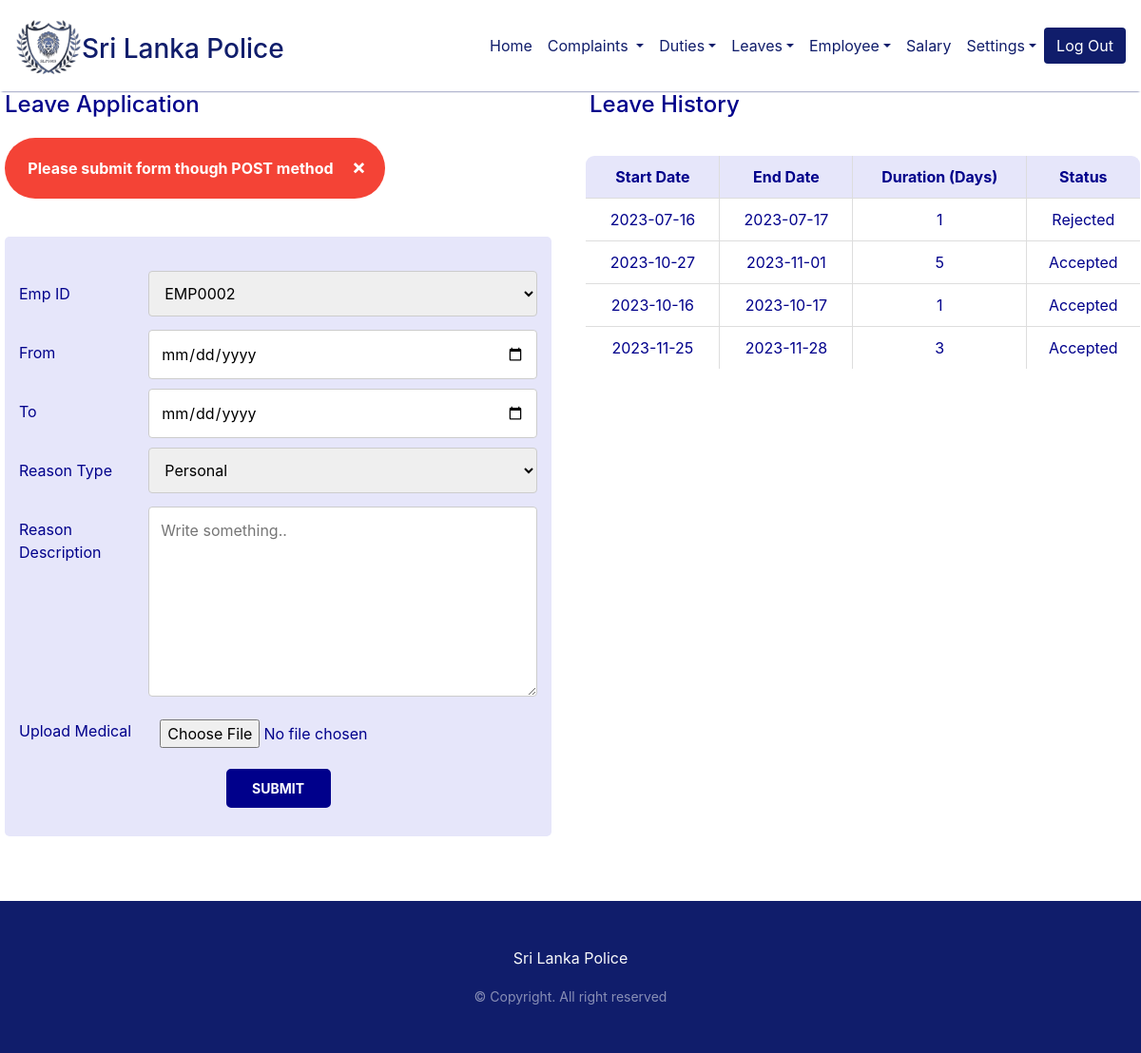
Screenshot of /src/submit-leave-medical.php?message=3 (signed in) with the database file from the repository.
### tables this page shows
CREATE TABLE `leaves` (
  `leaveID` int(11) NOT NULL,
  `empID` varchar(10) NOT NULL,
  `leave_start` date NOT NULL,
  `leave_end` date NOT NULL,
  `reason_type` varchar(50) NOT NULL,
  `reason` varchar(500) DEFAULT NULL,
  `medical` varchar(500) DEFAULT NULL,
  `status` int(11) NOT NULL DEFAULT 2
);

### src/classes/class-leave.php (called while the page is built, shortened)
<?php
class Leave
{
    private $from_date;
    private $to_date;
    public function __construct($emp_id, $from_date, $to_date, $reason_type, $reason_desc, $upload_medical)
    {
        $this->from_date = $from_date;
        $this->to_date = $to_date;
    }
    public function durationCal()
    {
        $start_date = date_create($this->from_date);
        $end_date = date_create($this->to_date);
        $difference = date_diff($start_date, $end_date);
        return ($difference->d);
    }
}
?>

### src/submit-leave-medical.php (the view, shortened to what this page needs)
<?php
require "./classes/class-leave.php";
$dbcon = new DBConnector();
$con = $dbcon->getConnection();
if (isset($_SESSION["user_id"], $_SESSION["role"], $_SESSION["username"]) && ($_SESSION["role"] != "external_ officer")) {
    ?>
    <!doctype html>
    <html lang="en">
    <head>
        <link rel="stylesheet" href="../css/index.css">
        <link rel="stylesheet" href="../css/calculate-salary.css">
        <link rel="stylesheet" href="../css/submit-leave-medical.css">
        <link rel="stylesheet" href="https://cdnjs.cloudflare.com/ajax/libs/font-awesome/4.7.0/css/font-awesome.min.css">
        <link rel="stylesheet" href="https://cdn.jsdelivr.net/npm/bootstrap@4.6.2/dist/css/bootstrap.min.css"
>
    </head>
    <body>
        <?php
        include 'navbar.php';
        ?>
        <div>
            <div class="row mt-5">
                <div class="col-50">
                    <h4 class="h4 mt-5">Leave Application</h4>
                    <?php
                    if (isset($_GET["message"])) {
                        if ($_GET["message"] == 1) {
                            echo "<div class='alert'><span class='closebtn' onclick='this.parentElement.style.display=`none`;'>&times;</span><strong>Successfully Saved!</strong></div>";
                        } elseif ($_GET["message"] == 2) {
                            echo "<div class='error'><span class='closebtn' onclick='this.parentElement.style.display=`none`;'>&times;</span><strong>Error Occurred!</strong></div>";
                        } elseif ($_GET["message"] == 3) {
                            echo "<div class='error'><span class='closebtn' onclick='this.parentElement.style.display=`none`;'>&times;</span><strong>Please submit form though POST method</strong></div>";
                        } elseif ($_GET["message"] == 4) {
                            echo "<div class='error'><span class='closebtn' onclick='this.parentElement.style.display=`none`;'>&times;</span><strong>Please submit form though Submit button</strong></div>";
                        } elseif ($_GET["message"] == 5) {
                            echo "<div class='error'><span class='closebtn' onclick='this.parentElement.style.display=`none`;'>&times;</span><strong>There are empty fields. Please try again.</strong></div>";
                        } elseif ($_GET["message"] == 6) {
                            echo "<div class='error'><span class='closebtn' onclick='this.parentElement.style.display=`none`;'>&times;</span><strong>Please upload your medical report</strong></div>";
                        } elseif ($_GET["message"] == 7) {
                            echo "<div class='error'><span class='closebtn' onclick='this.parentElement.style.display=`none`;'>&times;</span><strong>Your Application is currently in process. Please try again later!</strong></div>";
                        }
                    }
                    ?>
                    <div class="containerx">
                        <form action="apply-leave.php" method="POST" enctype="multipart/form-data">
                            <div class="row">
                                <div class="col-25">
                                    <label for="emp_id">Emp ID</label>
                                </div>
                                <div class="col-75">
                                    <select id="emp_id" name="emp_id" required>
                                        <?php
                                        $emp_id = $_SESSION['user_id'];
                                        ?>
                                        <option value="<?php echo $emp_id; ?>">
                                            <?php echo $emp_id; ?>
                                        </option>
                                    </select>
                                </div>
                            </div>
                            <div class="row">
                                <div class="col-25">
                                    <label for="from_date">From</label>
                                </div>
                                <div class="col-75">
                                    <input type="date" id="from_date" name="from_date" required />
                                </div>
                            </div>
                            <div class="row">
                                <div class="col-25">
                                    <label for="to_date">To</label>
                                </div>
                                <div class="col-75">
                                    <input type="date" id="to_date" name="to_date" required />
                                </div>
                            </div>
                            <div class="row">
                                <div class="col-25">
                                    <label for="reason_type">Reason Type</label>
                                </div>
                                <div class="col-75">
                                    <select id="reason_type" name="reason_type" required>
                                        <option value="Personal">Personal</option>
                                    </select>
                                </div>
                            </div>
                            <div class="row">
                                <div class="col-25">
                                    <label for="reason_desc">Reason Description </label>
                                </div>
                                <div class="col-75">
                                    <textarea id="reason_desc" name="reason_desc" placeholder="Write something.."
                                        style="height:200px" required></textarea>
                                </div>
                            </div>
                            <div class="row">
                                <div class="col-25">
                                    <label for="upload_medical">Upload Medical</label>
                                </div>
                                <div class="col-75">
                                    <input type="file" id="upload_medical" name="upload_medical"
                                        accept="image/jpg, image/jpeg, image/png" />
                                </div>
                            </div>
                            <div class="row">
                                <input type="submit" name="submit" class="btn1 buttons" value="SUBMIT">
                            </div>
                        </form>
                    </div>
                </div>
                <div class="col-50 mt-5">
                    <h4 class="h4">Leave History</h4>
                    <div class="row">
                        <div class="col-md" style="overflow-x: auto;">
                            <table class="table-con">
                                <thead>
                                    <tr>
                                        <th>Start Date</th>
                                        <th>End Date</th>
                                        <th>Duration (Days)</th>
                                        <th>Status</th>
                                    </tr>
                                </thead>
                                <tbody>
                                    <?php
                                    if (isset($_SESSION['username'])) {
                                        $username = $_SESSION['username'];
                                        $query1 = "SELECT * FROM login";
                                        $pstmt1 = $con->prepare($query1);
                                        $pstmt1->execute();
                                        $rows = $pstmt1->fetchAll(PDO::FETCH_ASSOC);
                                        foreach ($rows as $row) {
                                            if ($row['username'] == $username) {
                                                $emp_id = $row['empID'];
                                            }
                                        }
                                    } else {
                                        $emp_id = "";
                                    }
                                    $query2 = "SELECT * FROM leaves";
                                    $pstmt2 = $con->prepare($query2);
                                    $pstmt2->execute();
                                    $rs = $pstmt2->fetchAll(PDO::FETCH_OBJ);
                                    foreach ($rs as $employee) {
                                        if ($employee->empID == $emp_id) {
                                            $leaveObject = new Leave(NULL, $employee->leave_start, $employee->leave_end, NULL, NULL, NULL);
                                            $leaveObject->setCon($con);
                                            $duration = $leaveObject->durationCal();
                                            if ($employee->status == 0) {
                                                $status = "Rejected";
                                            } elseif ($employee->status == 1) {
                                                $status = "Accepted";
                                            } else {
                                                $status = "Pending";
                                            }
                                            ?>
                                            <tr>
                                                <td>
                                                    <?php echo $employee->leave_start; ?>
                                                </td>
                                                <td>
                                                    <?php echo $employee->leave_end; ?>
                                                </td>
                                                <td>
                                                    <?php echo $duration ?>
                                                </td>
                                                <td>
                                                    <?php echo $status ?>
                                                </td>
                                            </tr>
                                            <?php
                                        }
                                    }
                                    ?>
                                </tbody>
                            </table>
                        </div>
                    </div>
                </div>
            </div>
        </div>
        <footer class="py-5 mt-5" style="background-color: #101D6B;">
            <div class="container text-light text-center">
                <p class="display-5 mb-3">Sri Lanka Police</p>
                <small class="text-white-50">&copy; Copyright. All right reserved</small>
            </div>
        </footer>
    </body>
    </html>
    <?php
} else {
    header("Location: loginForm.php");
}
?>

### css/index.css (style rules this page uses)
footer { margin-top: -1px; padding-bottom: 0; }

### css/calculate-salary.css (style rules this page uses)
* { box-sizing: border-box; }
.table-con { border: 1px solid #ddd; margin-left: auto; margin-right: auto; margin-top: 30px; margin-bottom: 30px; width: 95%; color: darkblue; border-collapse: collapse; border-radius: 10px; overflow: hidden; text-align: center; }
.table-con tr { border-bottom: 1px solid #ddd; }
.table-con td { padding: 10px; text-align: center; border-left: 1px solid #ddd; }
.table-con th { background-color: lavender; padding: 10px; text-align: center; border-left: 1px solid #ddd; }
h4 { color: darkblue; margin: 20px; }
.btn1, .btn2 { border-radius: 5px; padding: 8px 10px; font-size: 14px; cursor: pointer; border: 2px solid darkblue; font-weight: bold; width: 110px; margin: 0 5px; }
.btn1 { background-color: darkblue; color: white; }
.buttons { display: flex; justify-content:center; align-items: center; }
.error { margin: 20px; padding: 20px; background-color: #f44336; max-width: 400px; text-align: center; margin-left: auto; margin-right: auto; border-radius:50px; color: white; }
.closebtn { margin-left: 15px; color: white; font-weight: bold; float: right; font-size: 22px; line-height: 20px; cursor: pointer; transition: 0.3s; }

### css/submit-leave-medical.css (style rules this page uses)
* { box-sizing: border-box; }
input[type=text], select, textarea, input[type=date] { width: 100%; padding: 12px; border: 1px solid #ccc; border-radius: 4px; resize: vertical; }
input[type=file] { width: 100%; padding: 12px; margin-bottom: 10px; resize: vertical; }
input[type=submit] { margin: auto; }
label { padding: 12px 12px 12px 0; display: inline-block; }
.containerx { border-radius: 5px; background-color: lavender; padding: 30px; margin: 20px; margin-top: 40px; color: darkblue; }
.col-25 { float: left; width: 25%; margin-top: 6px; }
.col-75 { float: left; width: 75%; margin-top: 6px; }
.col-50 { width: 50%; }
.row:after { content: ""; display: table; clear: both; }
.error { margin: 20px; padding: 20px; background-color: #f44336; color: white; border-radius:50px; }
.closebtn { margin-left: 15px; color: white; font-weight: bold; float: right; font-size: 22px; line-height: 20px; cursor: pointer; transition: 0.3s; }

### rows the page displays
leaves: leave_start "2023-07-16", leave_end "2023-07-17", duration "1", status "Rejected"
leaves: leave_start "2023-10-27", leave_end "2023-11-01", duration "5", status "Accepted"
leaves: leave_start "2023-10-16", leave_end "2023-10-17", duration "1", status "Accepted"
leaves: leave_start "2023-11-25", leave_end "2023-11-28", duration "3", status "Accepted"

### other values shown
form field emp_id "EMP0002"
